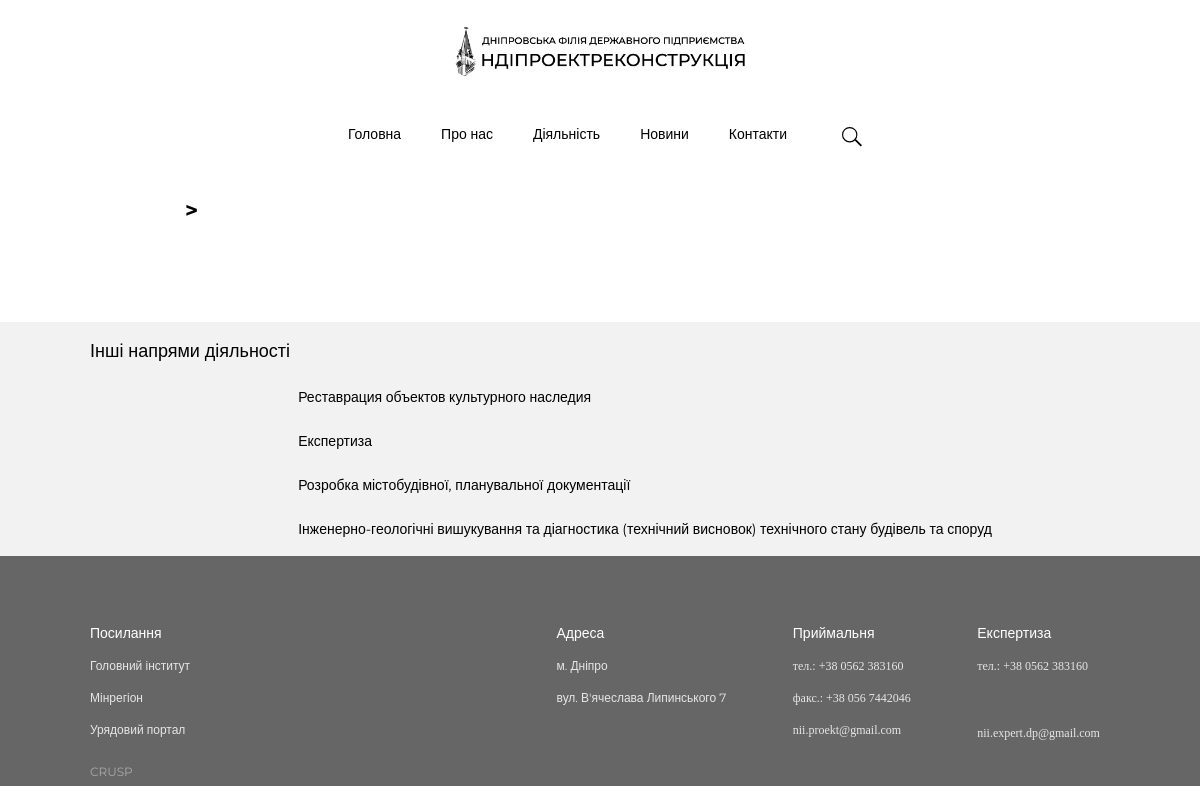
The page /activity/ on the database its author committed.
### ndi_app/models.py (models this page shows, shortened)
class Activity(models.Model):
    name = models.CharField(max_length=250, db_index=True, verbose_name='Название Деятельности')
    slug = models.SlugField(max_length=250, db_index=True)
    number = models.ForeignKey('Number', related_name="number", blank=True, verbose_name="Номер")

### ndi_app/views.py (the view, shortened to what this page needs)
# urls.py: url(r'^activity/$', views.activity_view, name="ActivityPage"),
def activity_view(request, activity_slug=None):
    selected_activity = None
    activity_works = None
    files_of_expertise = None
    service_of_expertise = None
    activities = Activity.objects.all()
    context = {
        'selected_activity': selected_activity,
        'activities': activities,
        'activity_works': activity_works,
        'files_of_expertise': files_of_expertise,
        'service_of_expertise': service_of_expertise,
    }
    return render(request, 'ndi_app/restoration.html', context)

### ndi_app/forms.py
class ContactForm(forms.Form):
    name = forms.CharField(max_length=100)
    email = forms.EmailField()
    theme = forms.CharField(max_length=250)
    phone = forms.CharField()
    message = forms.CharField(max_length=1000)

### ndi_app/context_processors.py (called while the page is built)
def activity_base(request):
    context = {
        "all_activities": Activity.objects.all(),
        "form": ContactForm(),
        }
    return context

### ndi_app/templates/ndi_app/restoration.html (shortened to what this page needs)
{% extends "ndi_app/base.html" %}
{% load staticfiles %}
{% block content %}
        <section class="main">
        {% if selected_activity.slug == "ekspertiza" %}
            <h2 class="main-h2">>Експертиза об’єктів будівництва</h2>
        <div class="div-top">
            <div class="div-top-img">
                <img src="{% static "image/expertise/div-top-img.png" %}" alt="Експертиза">
                <p>Дніпровська філія інституту «НДІПРОЕКТРЕКОНСТРУКЦІЯ» має розгалужену мережу замовників експертизи, як державного так і приватного сектору, тісно взаємодіє з органами державної влади та місцевого самоврядування по всій Україні.</p>
            </div>
            <div class="div-top-doc">
                <h4>Документи:</h4>
                 {% for file in files_of_expertise %}
                     <a class="div-top-doc-questionnaire" href="{{ file.file.url }}">{{ file.name }}</a>
                    <svg id="Слой_1" data-name="Слой 1" xmlns="http://www.w3.org/2000/svg" viewBox="0 0 30 14"><title>NDI main</title><polyline class="cls-1" points="28.88 2.28 14.94 11.76 0.99 2.28"/></svg>
                 {% endfor %}
            </div>
        </div>
        <div class="advantages">
            <h3>Наші переваги</h3>
            <div class="advantages-div">
                <div class="advantages-div-div">
                    <div class="advantages-div-1">
                        <img src="{% static "image/expertise/advantages-img1.png" %}" alt="">
                        <p><span>Державна</span></br>експертиза</br>будівництва</p>
                    </div>
                    <div class="advantages-div-2">
                        <img src=".{% static "image/expertise/advantages-img2.png" %}" alt="">
                        <p>Працюємо</br>по всій</br><span>Україні</span></p>
                    </div>
                    <div class="ad{% static "image/expertise/advantages-img3.png" %}" alt="">
                        <p>Розташовані</br>в центрі міста</br>і в центрі країни</p>
                    </div>
                    <div class="advantages-div-4">
                        <img src="{% static "image/expertise/advantages-img4.png" %}" alt="">
                        <p>Сертифіковані</br>експерти</br>по всім напрямам*</p>
                    </div>
                    <div class="advantages-div-5">
                        <img src="{% static "image/expertise/advantages-img5.png" %}" alt="">
                        <p><span>>2000</span></br>успішних</br>експертиз</br>в рік</p>
                    </div>
                    <div class="advantages-div-6">
                        <img src="{% static "image/expertise/advantages-img6.png" %}" alt="">
                        <p>Здійснюємо</br>експертизу об’єктів</br>усіх класів наслідків</p>
                    </div>
                </div>
            </div>
        </div>
        <div class="services-div">
            <h4>Послуги експертизи об’єктів будівництва:</h4>
            <div class="services-div-drop">
                <ul>
                    {% for service in service_of_expertise %}
                        <li><span>{{ service.id }}.</span>{{ service.name }}<svg id="Слой_1" data-name="Слой 1" xmlns="http://www.w3.org/2000/svg" viewBox="0 0 30 14"><title>NDI main</title><polyline class="cls-1" points="28.88 2.28 14.94 11.76 0.99 2.28"/></svg></li>
                    {% endfor %}
                </ul>
                <div class="services-div-list">
                    <p>Реєстр атестованих експертів</p>
                    <p>Lorem ipsum dolor sit amet consectetur adipisicing elit. Vero distinctio tempore et fugit architecto accusantium tempora est dolores autem impedit? Ipsam, non beatae! Hic sit saepe nemo ea rem cupiditate.</p>
                </div>
                <div class="services-div-drop-button">Замовити експертизу</div>
            </div>
        </div>
        {% else %}
            <h2>>{{ selected_activity.name }}</h2>
        {% endif %}
        </section>
    <aside>
        <h2>Інші напрями діяльності</h2>
        <div class="aside-div" id="aside">
            {% for activity in activities %}
                <a href="{% url "ndi_app:ActivityPageList" activity_slug=activity.slug %}">{{ activity.name }}</a>
            {% endfor %}
        </div>
    </aside>
{% endblock %}

### ndi_app/static/css/news_styles.css (style rules this page uses)
.main { margin: 50px 0 50px 0; }
.main h2 { font-family: 'Montserrat', sans-serif; font-weight: bold; font-size: 22px; padding-left: 90px; }

### ndi_app/static/css/contacts_styles.css (style rules this page uses)
* { font-family: 'Montserrat', sans-serif; }
.main { max-width: 100%; margin-top: 50px; }
.main h2 { font-size: 22px; font-weight: bold; letter-spacing: 1px; font-family: 'Montserrat', sans-serif; margin-left: 95px; }
@media all and (max-width: 1270px) { .main { max-width: 100%; } }
@media all and (max-width: 1270px) { .main h2 { margin-bottom: 50px; } }

### ndi_app/static/css/general.css (style rules this page uses)
* { font-family: 'Montserrat', sans-serif; }
.main { margin: 0 0 50px 0; }
.main h2 { font-family: 'Montserrat', sans-serif; font-weight: bold; font-size: 22px; padding-left: 90px; }
aside { background-color: #f2f2f2; display: none; }
aside h2 { margin-top: 20px; margin-left: 90px; padding: 20px 0 20px 0; font-family: 'Montserrat', sans-serif; font-weight: 500; font-size: 18px; }
.aside-div { display: flex; flex-flow: column wrap; justify-content: space-evenly; align-content: space-evenly; margin: 0 auto; }
.aside-div a { text-decoration: none; color: #000000; display: block; font-family: 'Montserrat', sans-serif; font-size: 14px; padding: 10px 0 10px 90px; margin-bottom: 10px; }

### ndi_app/static/css/rest_styles.css (style rules this page uses)
* { font-family: 'Montserrat', sans-serif; }
.main { margin: 50px 0 50px 0; }
.main h2 { font-family: 'Montserrat', sans-serif; font-weight: bold; font-size: 22px; padding-left: 90px; }
aside { background-color: #f2f2f2; }
aside h2 { margin-top: 20px; margin-left: 90px; padding: 20px 0 20px 0; font-family: 'Montserrat', sans-serif; font-weight: 500; font-size: 18px; }
.aside-div { display: flex; flex-flow: column wrap; justify-content: space-evenly; align-content: space-evenly; margin: 0 auto; }
.aside-div a { text-decoration: none; color: #000000; display: block; font-family: 'Montserrat', sans-serif; font-size: 14px; padding: 10px 0 10px 90px; margin-bottom: 10px; }

### ndi_app/static/css/town planning.css (style rules this page uses)
aside { display: block !important; }
.main { font-family: 'Montserrat', sans-serif; }
.main h2 { padding-top: 25px; }

### ndi_app/static/css/expertise.css (style rules this page uses)
aside { display: block !important; }
.main { font-family: 'Montserrat', sans-serif; }
.main h2 { padding-top: 25px; }

### rows shown on the page
Activity: name "Реставрация объектов культурного наследия"
Activity: name "Експертиза"
Activity: name "Розробка містобудівної, планувальної документації"
Activity: name "Інженерно-геологічні вишукування та діагностика (технічний висновок) технічного стану будівель та споруд"
